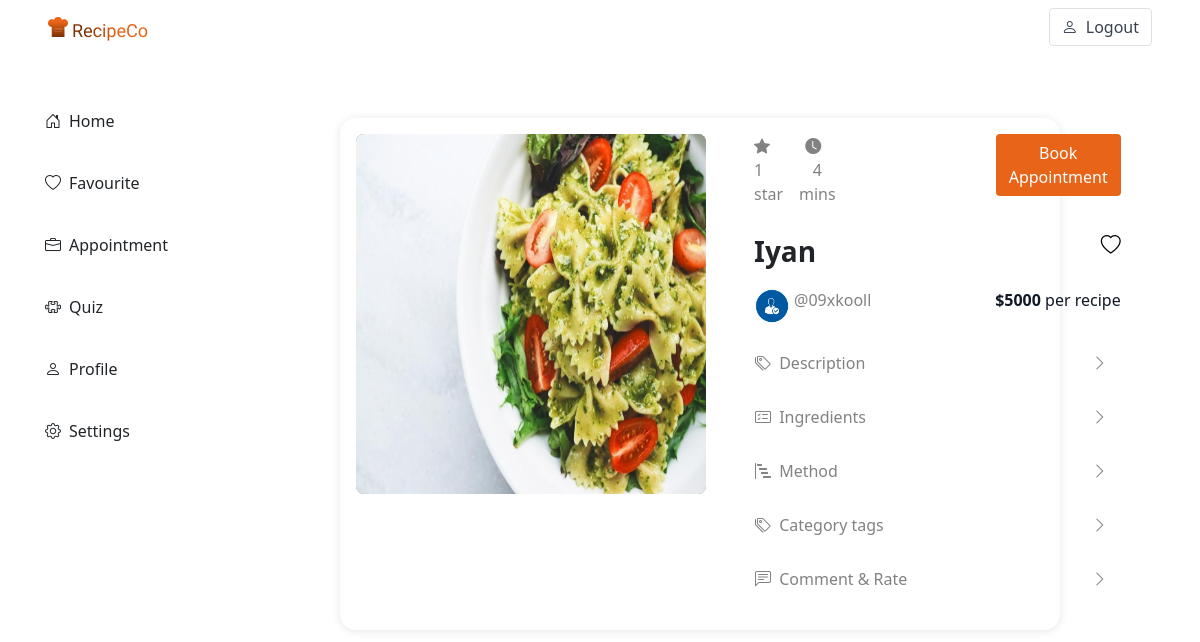
The page /recipe/4 (signed in) on the database its author committed.
### chef_management_app/models.py (models this page shows)
class Recipe(models.Model):
    id = models.AutoField(primary_key=True)
    name = models.CharField(max_length=255)
    decription = RichTextField(blank=True, null=True)
    method = RichTextField(blank=True, null=True)
    ingredient = RichTextField(blank=True, null=True)
    image_url = models.ImageField(upload_to=filepath_recipe, null=True, blank=True)
    created_at = models.DateTimeField(auto_now_add=True)
    price = models.IntegerField()
    period = models.IntegerField()
    address_name = models.TextField()
    country_id = models.ForeignKey(
        Country, on_delete=models.DO_NOTHING, null=True, blank=True
    )
    continent_id = models.ForeignKey(
        Continent, on_delete=models.DO_NOTHING, null=True, blank=True
    )
    chefuser_id = models.ForeignKey(ChefUser, on_delete=models.CASCADE)
    objects = models.Manager()

class ChefUser(models.Model):
    id = models.AutoField(primary_key=True)
    admin = models.OneToOneField(CustomUser, on_delete=models.CASCADE)
    chef_name = models.CharField(max_length=255)
    phone_number = models.CharField(max_length=255)
    image_url = models.ImageField(upload_to=filepath_chef, null=True, blank=True)
    join_date = models.DateTimeField(auto_now_add=True)
    address_name = models.TextField()
    country_id = models.ForeignKey(
        Country, on_delete=models.DO_NOTHING, null=True, blank=True
    )
    continent_id = models.ForeignKey(
        Continent, on_delete=models.DO_NOTHING, null=True, blank=True
    )
    objects = models.Manager()

### chef_management_app/views/userRecipeView.py (the view)
# urls.py: path("recipe/<str:recipe_id>", userRecipeView.GetRecipeById, name="user_recipe_id"),
def GetRecipeById(request, recipe_id):
    recipe = Recipe.objects.get(id = recipe_id)
    recipe_rating_obj = RecipeRating.objects.filter(recipe_id = recipe.id)
    total_rating = CalculateRating(recipe_rating_obj) + 1
    regularuser = RegularUser.objects.get(admin = request.user.id)
    favorite = RecipeFavorite.objects.filter(recipe_id = recipe, regularuser_id = regularuser)
    response = {
        "recipe" : recipe,
        "rating" : total_rating,
    }
    return render(request, "userrecipe/get_recipe_id.html",  { "recipe" : response, "favorite" : favorite })

### chef_management_app/views/userRecipeView.py (called while the page is built, shortened)
def CalculateRating(ratings):
    rating_initial = 0
    sum_divid = 1
    total_num = (rating_initial) / (sum_divid)
    return int(total_num)

### chef_management_app/templates/userrecipe/get_recipe_id.html (shortened to what this page needs)
{% extends 'userrecipe/navbar.html' %}
{% block user_content %}
<div class="my-5 px-8">
    <div class="d-flex p-3 recipe-box">
        <div class="mb-3 me-5">
            <img src="../../media/{{ recipe.recipe.image_url }}"  alt="" class="recipe-image" width="350" height="360">
        </div>
        <div class="">
            <div class="d-flex mb-4 justify-content-between">
                <div class="d-flex" >
                    <div class="me-3">
                        <i class="bi bi-star-fill section-text me-2"></i>
                        <p class="mb-0 section-text">{{ recipe.rating }} star</p>
                    </div>
                    <div class="me-3 text-center">
                        <i class="bi bi-clock-fill me-2 section-text"></i>
                        <p class="mb-0 section-text">{{ recipe.recipe.period }} mins</p>
                    </div>
                </div>
                <div style="margin-left: 9rem;">
                    <a href="{% url 'recipe_create_booking' recipe.recipe.id %}" class="auth-btn text-white">Book Appointment</a>
                </div>
            </div>
            <div class="">
                <div class="d-flex justify-content-between">
                    <p class="recipco-black fs-3 fw-bold">{{ recipe.recipe.name }}</p>
                    {% if not favorite %}
                       <a href="{% url 'user_recipe_favorite' recipe.recipe.id %}"><i class="bi bi-heart fs-5"></i></a>
                    {% endif %}
                </div>
                <div class="d-flex justify-content-between">
                    <div class="d-flex mb-3">
                        <img src="../../media/{{ recipe.recipe.chefuser_id.image_url }}" alt="" width="36" height="36" class="me-1 rounded-circle">
                        <a  href="{% url 'chef_recipe_id' recipe.recipe.chefuser_id.id %}" class="mb-0 section-text">@{{ recipe.recipe.chefuser_id.chef_name }}</p>
                    </div>
                    <p class="recipeco-black mb-0"><span class="fw-bold">${{ recipe.recipe.price }}</span> per recipe</p>
                </div>
            </div>
            <div class="" >
                <a  class="ps-0 section-text btn d-flex justify-content-between" data-bs-toggle="collapse" href="#descriptionCollapse"
                role="button" aria-expanded="false" aria-controls="descriptionCollapse">
                    <dl>
                        <i class="bi bi-tags me-1"></i>
                        Description
                    </dl>
                    <i class="bi bi-chevron-right"></i>
                </a>
            </div>
            <div class="">
                <a  class="ps-0 section-text btn d-flex justify-content-between" data-bs-toggle="collapse" href="#ingredientCollapse"
                role="button" aria-expanded="false" aria-controls="ingredientCollapse">
                    <dl>
                        <i class="bi bi-card-checklist me-1"></i>
                        Ingredients
                    </dl>
                    <i class="bi bi-chevron-right"></i>
                </a>
            </div>
            <div class="">
                <a  class="ps-0 section-text btn d-flex justify-content-between" data-bs-toggle="collapse" href="#methodCollapse"
                role="button" aria-expanded="false" aria-controls="methodCollapse">
                    <dl>
                        <i class="bi bi-bar-chart-steps me-1"></i>
                        Method
                    </dl>
                    <i class="bi bi-chevron-right"></i>
                </a>
            </div>
            <div class="">
                <a  class="ps-0 section-text btn d-flex justify-content-between" data-bs-toggle="collapse" href="#categoryCollapse"
                role="button" aria-expanded="false" aria-controls="categoryCollapse">
                    <dl>
                        <i class="bi bi-tags me-1"></i>
                        Category tags
                    </dl>
                    <i class="bi bi-chevron-right"></i>
                </a>
            </div>
            <div class="">
                <a href="{% url 'get_user_recipe_feedback' recipe.recipe.id %}" class="ps-0 section-text btn d-flex justify-content-between">
                    <dl>
                        <i class="bi bi-chat-left-text me-1"></i>
                        Comment & Rate
                    </dl>
                    <i class="bi bi-chevron-right"></i>
                </a>
            </div>
        </div>
</div>
 {% endblock user_content %}

### rows shown on the page
Recipe: recipe.image_url (picture), recipe.period "4", recipe.name "Iyan", recipe.chefuser_id.image_url (picture), recipe.chefuser_id.chef_name "09xkooll", recipe.price "5000"

### other values the page prints
{{ recipe.rating }} "1"
